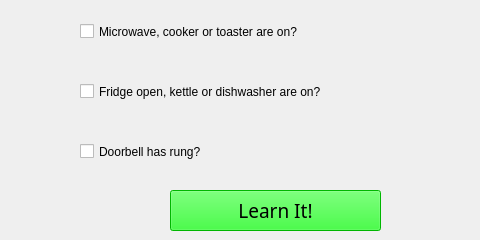
      <widget class="QWidget" name="tab_13">
       <attribute name="title">
        <string>Electrical</string>
       </attribute>
       <widget class="QCheckBox" name="microwaveCheckBox">
        <property name="geometry">
         <rect>
          <x>80</x>
          <y>20</y>
          <width>391</width>
          <height>23</height>
         </rect>
        </property>
        <property name="text">
         <string>Microwave, cooker or toaster are on?</string>
        </property>
       </widget>
       <widget class="QCheckBox" name="fridgeCheckBox">
        <property name="geometry">
         <rect>
          <x>80</x>
          <y>80</y>
          <width>391</width>
          <height>23</height>
         </rect>
        </property>
        <property name="text">
         <string>Fridge open, kettle or dishwasher are on?</string>
        </property>
       </widget>
       <widget class="QCheckBox" name="doorbellCheckBox">
        <property name="geometry">
         <rect>
          <x>80</x>
          <y>140</y>
          <width>361</width>
          <height>23</height>
         </rect>
        </property>
        <property name="text">
         <string>Doorbell has rung?</string>
        </property>
       </widget>
       <widget class="QPushButton" name="ElectricalLearnItPushButton">
        <property name="geometry">
         <rect>
          <x>170</x>
          <y>190</y>
          <width>211</width>
          <height>41</height>
         </rect>
        </property>
        <property name="font">
         <font>
          <family>Sans Serif</family>
          <pointsize>14</pointsize>
          <weight>50</weight>
          <italic>false</italic>
          <bold>false</bold>
         </font>
        </property>
        <property name="styleSheet">
         <string notr="true">background-color: rgb(0, 255, 0);
color: rgb(0, 0, 0);</string>
        </property>
        <property name="text">
         <string>Learn It!</string>
        </property>
       </widget>
      </widget>
